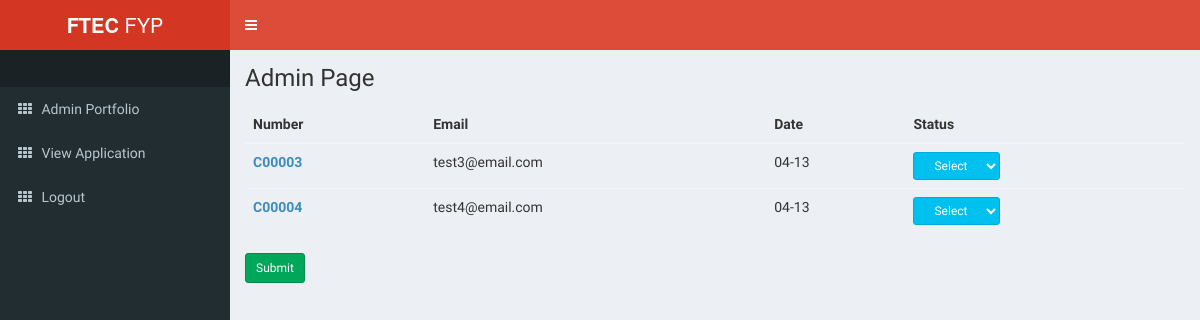
The page /admin (signed in) on the database as committed earlier.
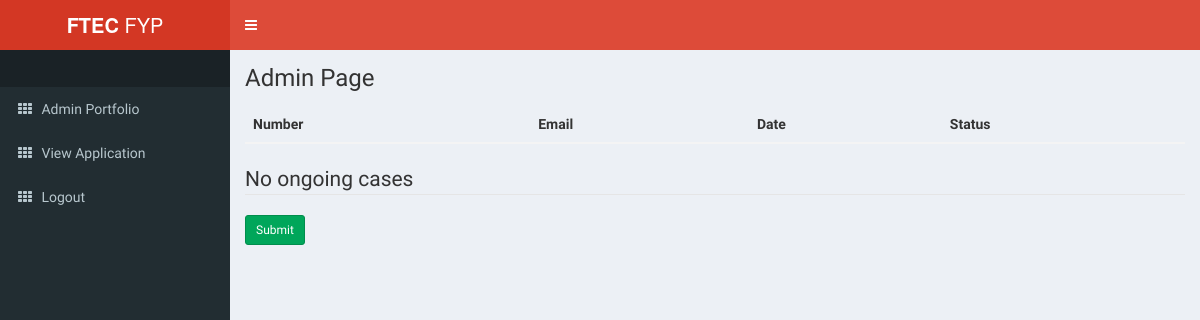
The same page on the database as committed later.
### models.py (models this page shows)
class Car(UserMixin, db.Model):
    __tablename__ = "car"
    id = db.Column(
        db.Integer, primary_key=True
    )  # primary keys are required by SQLAlchemy
    aid = db.Column(db.String(1000), unique=True)
    status = db.Column(db.String(1000))
    email = db.Column(db.String(100), unique=False)
    A = db.Column(db.Integer)
    B = db.Column(db.Integer)
    C = db.Column(db.Integer)
    D = db.Column(db.Integer)
    E = db.Column(db.Integer)
    F = db.Column(db.Integer)
    G = db.Column(db.Integer)
    H = db.Column(db.Integer)
    I = db.Column(db.Integer)
    J = db.Column(db.Integer)
    result = db.Column(db.Float(32))
    date = db.Column(db.String(1000))

### main.py (the view)
@main.route("/admin")
@login_required
def admin():
    all_user = Car.query.filter_by(status="running").all()
    posts = []
    for user in all_user:
        post = {"number": user.aid, "email": user.email, "date": (user.date)[5:]}
        posts.append(post)
    user_amount = 0
    if len(posts) > 0:
        user_amount = 1
    return render_template("admin.html", posts=posts, user_amount=user_amount)

### __init__.py (called while the page is built)
def create_app():
    app = Flask(__name__)
    migrate = Migrate(app, db, render_as_batch=True)
    app.config["SECRET_KEY"] = "dev"
    app.config.from_object(Config)
    db.init_app(app)
    @app.before_first_request
    def create_tables():
        db.create_all()
    login_manager = LoginManager()
    login_manager.login_view = "auth.login"
    login_manager.init_app(app)
    from .models import User
    @login_manager.user_loader
    def load_user(user_id):
        return User.query.get(int(user_id))
    from .auth import auth as auth_blueprint
    app.register_blueprint(auth_blueprint)
    from .main import main as main_blueprint
    app.register_blueprint(main_blueprint)
    return app

### templates/admin.html (shortened to what this page needs)
<!DOCTYPE html>
<html>
<head>
    <link href="static/bootstrap/css/bootstrap.min.css" rel="stylesheet" type="text/css" />
    <link href="https://maxcdn.bootstrapcdn.com/font-awesome/4.3.0/css/font-awesome.min.css" rel="stylesheet"
        type="text/css" />
    <link href="http://code.ionicframework.com/ionicons/2.0.0/css/ionicons.min.css" rel="stylesheet" type="text/css" />
    <link href="static/dist/css/AdminLTE.min.css" rel="stylesheet" type="text/css" />
    <link href="static/dist/css/skins/_all-skins.min.css" rel="stylesheet" type="text/css" />
</head>
<body class="skin-red">
    <div class="wrapper">
        <header class="main-header">
            <a href="/admin" class="logo"><b>FTEC</b> FYP</a>
            <nav class="navbar navbar-static-top" role="navigation">
                <a href="#" class="sidebar-toggle" data-toggle="offcanvas" role="button">
                </a>
            </nav>
        </header>
        <aside class="main-sidebar">
            <section class="sidebar">
                <ul class="sidebar-menu">
                    <li class="header"><br></li>
                    <li>
                        <a href="/adminprofile">
                            <i class="fa fa-th"></i> <span>Admin Portfolio</span>
                        </a>
                    </li>
                    <li>
                        <a href="/admin">
                            <i class="fa fa-th"></i> <span>View Application</span>
                        </a>
                    </li>
                    <li>
                        <a href="{{ url_for('auth.logout') }}">
                            <i class="fa fa-th"></i> <span>Logout</span>
                        </a>
                    </li>
                </ul>
            </section>
        </aside>
        <div class="content-wrapper">
            <section class="content-header">
                <h1>
                    Admin Page
                </h1>
                <ol class="breadcrumb">
                </ol>
            </section>
            <section class="content">
                <form method="POST" action="/admin">
                    <table class="table align-middle">
                        <thead>
                            <tr>
                                <th scope="col">Number</th>
                                <th scope="col">Email</th>
                                <th scope="col">Date</th>
                                <th scope="col">Status</th>
                            </tr>
                        </thead>
                        <tbody>
                            {%for post in posts%}
                            <tr>
                                <th scope="row"><a href="{{post.number}}">{{post.number}}</a></th>
                                <td>{{post.email}}</td>
                                <td>{{post.date}}</td>
                                <td>
                                    <select type="button" name=ca class="btn btn-info btn-sm px-3">
                                        <option value="running">Select</option>
                                    </select>
                                </td>
                            </tr>
                            {%endfor%}
                        </tbody>
                    </table>
                    {%if user_amount == 0%}
                    <legend>No ongoing cases</legend>
                    {%endif%}
                    <button class='btn btn-success btn-sm px-3' type="submit" style="float:left;">Submit</button>
                </form>
            </section>
        </div>
    </div>
</body>
</html>

Rows that differ between the two databases and show on the page:
no longer on this page (row edited): Car: number "C00003", email "test3@email.com", date "04-13"
no longer on this page (row edited): Car: number "C00004", email "test4@email.com", date "04-13"
Other text that changed with them:
text now shown: "No ongoing cases"
